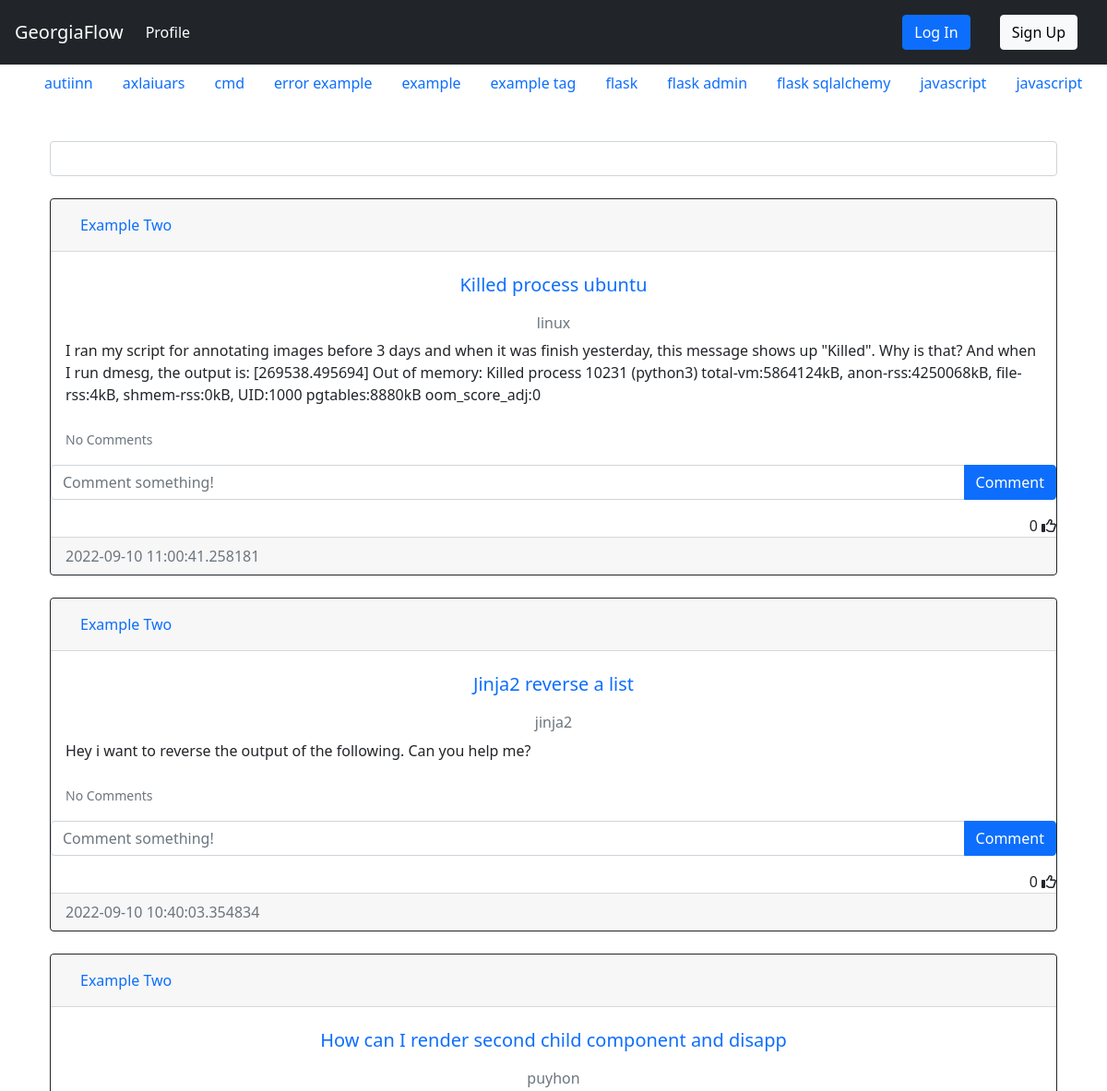
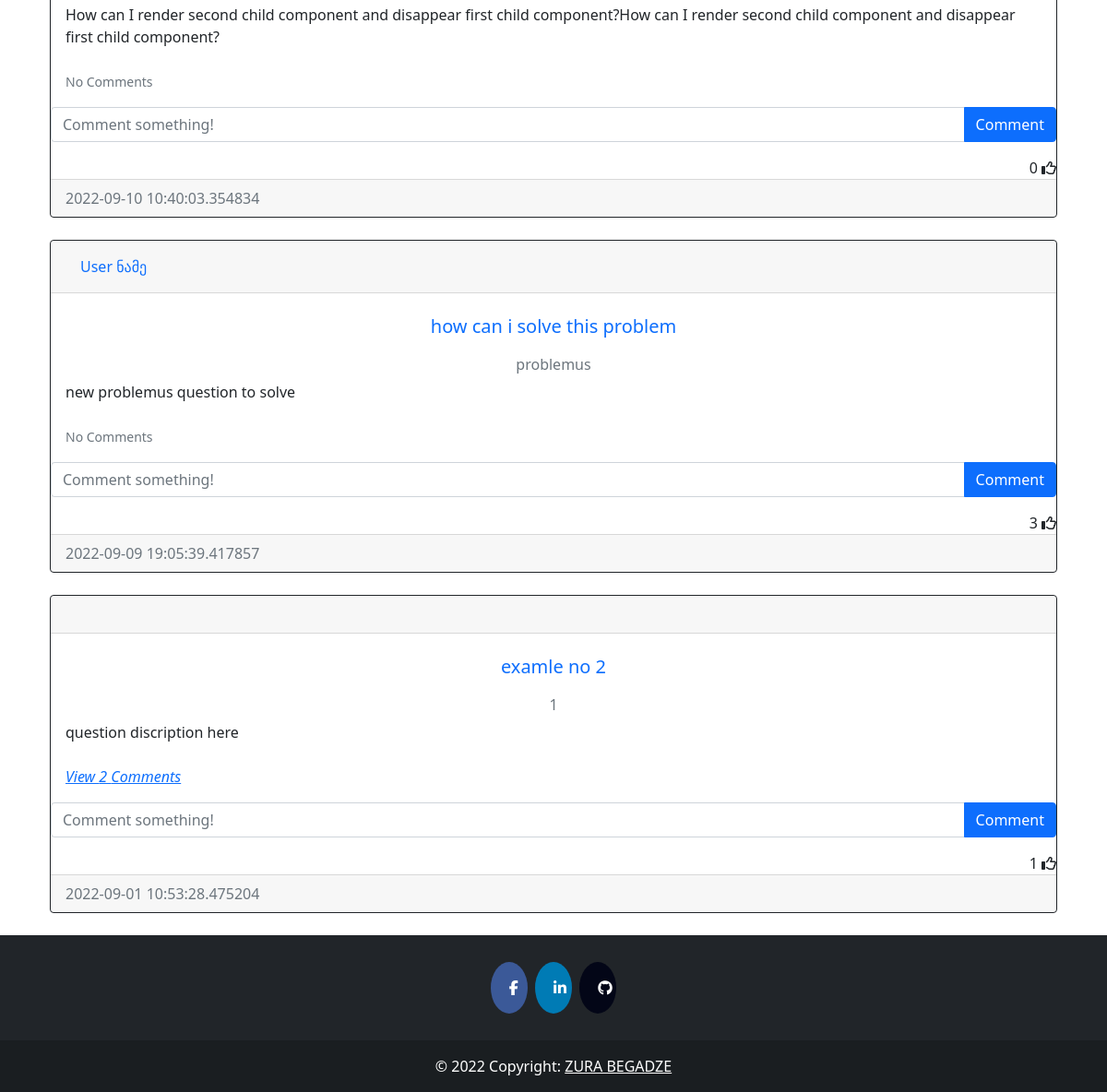
/index, run on the app's committed database (2 pictures, top to bottom).
### question/models.py (models this page shows, shortened)
class Tag(db.Model):
    __tablename__='tag'
    id =db.Column(db.Integer, primary_key=True)
    name = db.Column(db.String(15), nullable = False, unique=True, index=True)
    date_created = db.Column(db.DateTime, default = datetime.utcnow())
    author = db.Column(db.Integer, db.ForeignKey('user.id', ondelete="CASCADE"), nullable=False)

class Post(db.Model):
    __tablename__='post'
    id = db.Column(db.Integer, primary_key=True)
    heading = db.Column(db.String(50), nullable = False, index=True, unique=True)
    text = db.Column(db.Text, nullable=False)
    date_created = db.Column(db.DateTime, default = datetime.utcnow())
    tags = db.Column(db.String, db.ForeignKey('tag.name', ondelete="CASCADE"), unique=False, nullable=False)
    author = db.Column(db.Integer, db.ForeignKey('user.id', ondelete="CASCADE"), nullable=False)
    comments = db.relationship('Comment', backref='post', passive_deletes=True)
    likes = db.relationship('Like', backref='post', passive_deletes=True)

### auth/models.py (models this page shows, shortened)
class User(db.Model, UserMixin):
    __tablename__ = 'user'
    id = db.Column(db.Integer, primary_key=True)
    fullname = db.Column(db.String(200), nullable = False, index=True)
    email = db.Column(db.String(100), nullable = False, unique = True, index=True)
    linkedin = db.Column(db.String(50), unique=True, nullable = False)
    github = db.Column(db.String(45), unique=True, nullable = False)
    date_created = db.Column(db.DateTime, default = datetime.utcnow())
    password_hash = db.Column(db.String(128))
    posts = db.relationship('Post', backref='user', passive_deletes=True)
    tags = db.relationship('Tag', backref='user', passive_deletes=True)
    comments = db.relationship('Comment', backref='user', passive_deletes=True)
    likes = db.relationship('Like', backref='user', passive_deletes=True)

### api/views.py (the view)
@api.route('/')
@api.route("/index")
def index():
    tags = Tag.query.order_by(Tag.name).all()
    posts = Post.query.order_by(desc(Post.date_created)).all()
    return render_template('index.html', posts=posts, tags=tags)

### templates/index.html (shortened to what this page needs)
{% extends 'base.html' %}
{% block content %}
    <div class="form-outline mb-4" style="margin-top:2.5%">
        <input type="search" class="form-control" id="datatable-search-input">
    </div>
    <div id="posts">
    {% for post in posts %}
    <div class="card border-dark">
        <div class="card-header d-flex justify-content-between align-items-center">
            <a class="nav-item nav-link active" href="{{ url_for('auth.get_user', user_id=post.user.id) }}">{{post.user.fullname}}</a>
            <br />
        </div>
        <div class="card-body">
            <a class="card-title nav-item nav-link text-center" href="{{ url_for('post.post_detail', post_id=post.id) }}"><h5 >{{post.heading}}</h5></a>
            <h6 class="card-subtitle mb-2 text-muted text-center">{{post.tags}}</h6>
            <div class="card-text ">{{post.text}}</div>
            <br />
            <p class="card-text">
                {% if post.comments|length > 0 %}
                <a data-bs-toggle="collapse" href="#comments-{{post.id}}" role="button">
                <cite title="Source" >View {{post.comments|length}} Comments</cite>
                </a>
                {% else %}
                <small class="text-muted">No Comments</small>
                {% endif %}
            </p>
        </div>
        <form class="input-group mb-3" method="POST" action="/create-comment/{{post.id}}" >
            <input type="text" id="text"  name="text" class="form-control" placeholder="Comment something!" />
            <button type="submit" class="btn btn-primary">Comment</button>
        </form>
        <div class="text-right">
            <span id="likes-count-{{post.id}}">{{ post.likes|length }}</span>
            {% if current_user.id in post.likes|map(attribute="author")|list %}
            <i class="fas fa-thumbs-up" id="like-button-{{post.id}}" onclick="like('{{post.id}}')"></i>
            {% else %}
            <i class="far fa-thumbs-up" id="like-button-{{post.id}}" onclick="like('{{post.id}}')"></i>
            {% endif %}
        </div>
        <div class="card-footer text-muted">{{post.date_created}}</div>
    </div>
    <br/ > {% endfor %}
    </div>
{% endblock %}

### templates/base.html (shortened to what this page needs)
<!DOCTYPE html>
<html lang="en">
    <head>
        <link rel="stylesheet" href="{{ url_for('static', filename='css/index.css')}}"></link>
        <link rel="stylesheet" href="https://cdnjs.cloudflare.com/ajax/libs/font-awesome/4.7.0/css/font-awesome.min.css"/>
        <link rel="stylesheet" href="https://cdn.jsdelivr.net/npm/bootstrap@5.2.0/dist/css/bootstrap.min.css"/>
        <link rel="stylesheet" href="https://cdn.jsdelivr.net/npm/bootstrap@4.6.2/dist/css/bootstrap.min.css"/>
        <link rel="stylesheet" href="https://cdn.jsdelivr.net/npm/bootstrap@4.1.3/dist/css/bootstrap.min.css"/>
        <link rel="stylesheet" href="https://cdn.jsdelivr.net/npm/bootstrap@5.0.2/dist/css/bootstrap.min.css"/>
    </head>
    <body>
        <nav class="navbar navbar-expand-lg   navbar-dark bg-dark">
            <a class="navbar-brand" href="{{ url_for('api.index') }}">GeorgiaFlow</a>
            <div class="collapse navbar-collapse" id="navbarTogglerDemo03">
                <ul class="navbar-nav mr-auto mt-2 mt-lg-0">
                    <li class="nav-item active">
                    <a class="nav-link" href="{{ url_for('auth.get_user', user_id=current_user.id) }}">Profile <span class="sr-only">(current)</span></a>
                    </li>
                </ul>
                {%if current_user.is_authenticated %}
                    <div class="btn-group" style="margin-right:5%">
                        <button type="button" class="btn btn-sm btn-secondary dropdown-toggle" data-bs-toggle="dropdown">{{current_user.fullname}}</button>
                        <ul class="dropdown-menu">
                            <li>
                                <a class="dropdown-item" href="{{ url_for('auth.get_user', user_id=current_user.id) }}">{{current_user.fullname}}</a>
                            </li>
                            <li>
                                <a class="dropdown-item" href="{{ url_for('auth.update', user_id=current_user.id) }}">Update Profile</a>
                            </li>
                            <li>
                                <a class="dropdown-item" href="{{ url_for('auth.update_password', user_id=current_user.id) }}">Update Password</a>
                            </li>
                            <div class="dropdown-divider"></div>
                            <a class="dropdown-item" href="{{ url_for('auth.logout') }}">Log Out</a>
                            </div>
                        </ul>
                    </div>
                {%else%}
                    <a class="nav-link" href="{{ url_for('auth.login') }}"><button type="button" class="btn btn-primary">Log In</button></a>
                    <a class="nav-link" href="{{ url_for('auth.signup') }}"><button type="button" class="btn btn-light">Sign Up</button></a>
                {%endif%}
            </div>
        </nav>
        <nav class="navtag ">
            <ul class="navtagul">
                {%for tag in tags%}
                    <li><a class="navtaga nav-link" href="{{ url_for('post.tag_posts', tag_name=tag.name) }}">{{tag.name}}</a></li>
                {%endfor%}
            </ul>
        </nav>
        <div class="container">{% block content %}{% endblock %}</div>
        {%block footer%}
        <footer class="bg-dark text-center text-white">
            <div class="container p-4 pb-0">
                <section class="mb-4">
                    <a href="https://www.facebook.com/zura.begadze.35/" class="fa fa-facebook"></a>
                    <a href="https://www.linkedin.com/in/zura-begadze/" class="fa fa-linkedin"></a>
                    <a href="https://github.com/papitokarlo" class="fa fa-github"></a>
            </section>
            </div>
            <div class="text-center p-3" style="background-color: rgba(0, 0, 0, 0.2);">
                © 2022 Copyright:
                <a class="text-white" href="">ZURA BEGADZE</a>
            </div>
        </footer>
        {%endblock%}
    </body>
</html>

### static/css/index.css (style rules this page uses)
.navtag { position: relative; overflow: hidden; scroll-behavior: smooth; }
.navtagul { display: flex; overflow: auto; list-style: none; text-align: center; white-space: nowrap; background-color: rgba(rgb(124, 116, 116), green, blue, alpha); }
.navtaga { display: block; padding: .5rem .75rem; overflow: hidden; background-color: rgba(rgb(119, 136, 127), green, blue, alpha); }
.fa { padding: 20px; font-size: 30px; width: 30px; text-align: center; text-decoration: none; margin: 5px 2px; border-radius: 50%; }
.fa-facebook { background: #3B5998; color: white; }
.fa-linkedin { background: #007bb5; color: white; }
.fa-github { background: #030617; color: white; }

### data on the page
Tag: name "autiinn"
Tag: name "axlaiuars"
Tag: name "cmd"
Tag: name "error example"
Tag: name "example"
Tag: name "example tag"
Tag: name "flask"
Tag: name "flask admin"
Tag: name "flask sqlalchemy"
Tag: name "javascript"
Tag: name "javascript"
Post: user.fullname "Example Two", heading "Killed process ubuntu", tags "linux", text "I ran my script for annotating images before 3 days and when it was finish yesterday, this message shows up \"Killed\". Why is that? And when I run dmesg, the output is: [269538.495694] Out of memory: Killed process 10231 (python3) total-vm:5864124kB, anon-rss:4250068kB, file-rss:4kB, shmem-rss:0kB, UID:1000 pgtables:8880kB oom_score_adj:0", shows "No Comments", likes|length "0", date_created "2022-09-10 11:00:41.258181"
Post: user.fullname "Example Two", heading "Jinja2 reverse a list", tags "jinja2", text "Hey i want to reverse the output of the following. Can you help me?", shows "No Comments", likes|length "0", date_created "2022-09-10 10:40:03.354834"
Post: user.fullname "Example Two", heading "How can I render second child component and disapp", tags "puyhon", text "How can I render second child component and disappear first child component?How can I render second child component and disappear first child component?", shows "No Comments", likes|length "0", date_created "2022-09-10 10:40:03.354834"
Post: user.fullname "User ნამე", heading "how can i solve this problem", tags "problemus", text "new problemus question to solve", shows "No Comments", likes|length "3", date_created "2022-09-09 19:05:39.417857"
Post: heading "examle no 2", tags "1", text "question discription here", comments|length "2", likes|length "1", date_created "2022-09-01 10:53:28.475204"
